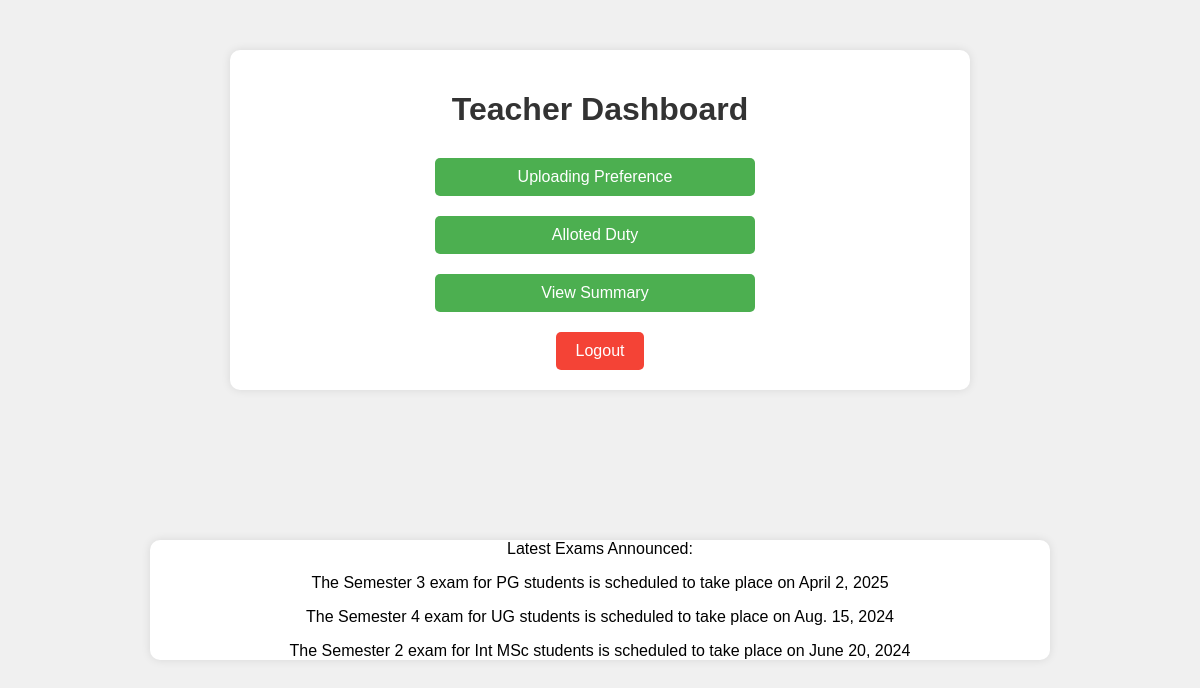
The page /teacher_dashboard/ on the database its author committed.
### exam/models.py (models this page shows, shortened)
class Exam(models.Model):
    sem = models.IntegerField()
    year = models.IntegerField()
    month = models.CharField(max_length=20)
    grad_level = models.CharField(max_length=20)
    date = models.DateField(default="2020-01-01")

### exam/views.py (the view)
# urls.py: path('teacher_dashboard/', views.teacher_dashboard, name='teacher_dashboard'),
def teacher_dashboard(request):
    latest_exams = Exam.objects.order_by('-date')[:4]
    return render(request, 'exam/teacher.html', {'latest_exams': latest_exams})

### exam/templates/exam/teacher.html (shortened to what this page needs)
<!DOCTYPE html>
<html lang="en">
<head>
</head>
<body>
    <div class="container">
        <h1>Teacher Dashboard</h1>
        <div class="section">
            <a href="{% url 'upload_preferences' %}" class="button">Uploading Preference</a>
        </div>
        <div class="section">
            <a href="{% url 'view_alloted_duty' %}" class="button">Alloted Duty</a>
        </div>
        <div class="section">
            <a href="{% url 'view_summary' %}" class="button">View Summary</a>
        </div>
        <div>
            <a href="{% url 'logout' %}" class="logout">Logout</a>
        </div>
    </div>
    {% if latest_exams %}
        <div class="container2">
            <p>Latest Exams Announced:</p>
            {% for exam in latest_exams %}
                <div style="margin-bottom: 0px;">
                    <p>The Semester {{ exam.sem }} exam for {{ exam.grad_level }} students is scheduled to take place on {{ exam.date }}</p>
                </div>
            {% endfor %}
        </div>
    {% else %}
        <div class="container">
            <p>No exams announced yet.</p>
        </div>
    {% endif %}
</body>
</html>

### exam/templates/exam/teacher.html (style rules this page uses)
body { font-family: Arial, sans-serif; margin: 0; padding: 0; background-color: #f0f0f0; }
.container { max-width: 700px; margin: 150px auto; margin-top:50px; text-align: center; background-color: #fff; padding: 20px; border-radius: 10px; box-shadow: 0px 0px 10px rgba(0, 0, 0, 0.1); }
.container2 { max-width: 900px; margin: 150px auto; margin-bottom:0px; text-align: center; background-color: #fff; padding: 0px; border-radius: 10px; box-shadow: 0px 0px 10px rgba(0, 0, 0, 0.1); }
h1 { margin-bottom: 30px; color: #333; }
.section { display: flex; justify-content: center; margin-bottom: 20px; }
.button { display: inline-block; padding: 10px 20px; background-color: #4CAF50; color: white; text-decoration: none; border: none; border-radius: 5px; cursor: pointer; transition: background-color 0.3s ease; font-size: 16px; margin-right: 10px; width:40%; }
.logout { display: inline-block; padding: 10px 20px; background-color: #f44336; color: white; text-decoration: none; border: none; border-radius: 5px; cursor: pointer; transition: background-color 0.3s ease; font-size: 16px; }

### rows shown on the page
Exam: sem "3", grad_level "PG", date "April 2, 2025"
Exam: sem "4", grad_level "UG", date "Aug. 15, 2024"
Exam: sem "2", grad_level "Int MSc", date "June 20, 2024"
